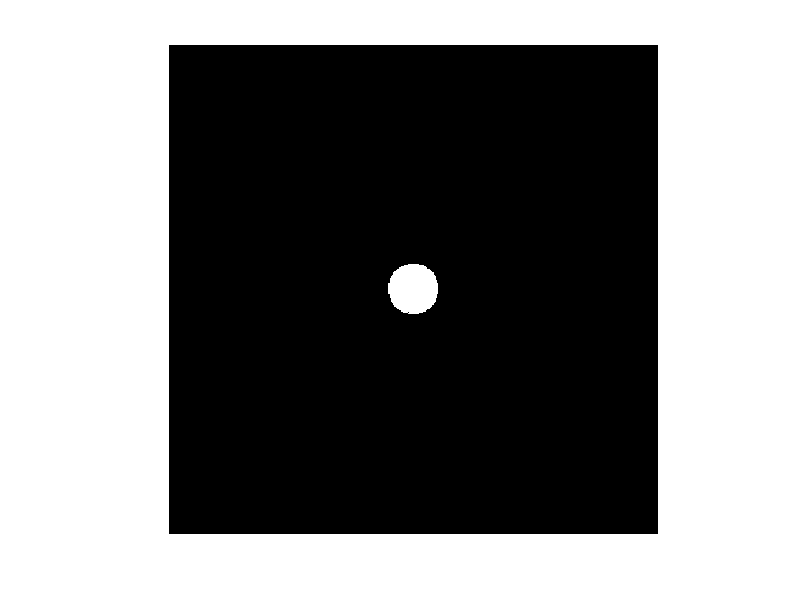

Here is the MATLAB script that generated this plot:
% Code written by Aniket Ravan
% First attempt at Cellular Potts model
% Last modified 6/6/2016

theta = 0:0.01:2*pi-0.01;
r = 20;
im = zeros(400,400);
x = round(200 + r*cos(theta));
y = round(200 + r*sin(theta));
for i = 1:length(x)
    im(y(i),x(i)) = 1;
end
% im(y(:),x(:)) = 1;
Temperature = 1e3;
im = imfill(im,'holes');
imshow(im);
iteration = 1000;
im = bwperim(im);
imshow(im);
%[x, y] = find(im == 1);
for j = 1
    [x, y] = find(im == 1);
    im = imfill(im,'holes');
    r = regionprops(im, 'Area');
    r_idx = randi(length(x));
    xrand = x(r_idx);
    yrand = y(r_idx);
    nrandx = randi([-1 1]);
    while nrandx == 0
        nrandx = randi([-1 1]);
    end
    nrandy = randi([-1 1]);
    while nrandy == 0
        nrandy = randi([-1 1]);
    end 
    im1 = im;
    im1(yrand + nrandy, xrand + nrandx) = ~im1(yrand + nrandy, xrand + nrandx);
    yrand + nrandy
    xrand + nrandx
    r1 = regionprops(im1, 'Area');
    [x1, y1] = find(bwperim(im1) == 1);
    A1 = r1.Area;
    A = r.Area;
    H = 300*((A1)^2 - (A)^2) + (length(x1))^2 - (length(x1))^2;
    p = exp(-H/Temperature);
    rd = rand;
    if (p > 1 || p < rand)
        im = im1;
        imshow(im);
        drawnow;
    end
    j
end
